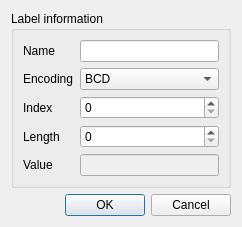
<?xml version="1.0" encoding="UTF-8"?>
<ui version="4.0">
 <class>LabelDialog</class>
 <widget class="QDialog" name="LabelDialog">
  <property name="geometry">
   <rect>
    <x>0</x>
    <y>0</y>
    <width>242</width>
    <height>215</height>
   </rect>
  </property>
  <property name="windowTitle">
   <string>Edit label</string>
  </property>
  <layout class="QVBoxLayout" name="verticalLayout">
   <item>
    <widget class="QGroupBox" name="groupBox">
     <property name="title">
      <string>Label information</string>
     </property>
     <layout class="QFormLayout" name="formLayout_3">
      <property name="fieldGrowthPolicy">
       <enum>QFormLayout::AllNonFixedFieldsGrow</enum>
      </property>
      <item row="0" column="0">
       <widget class="QLabel" name="label">
        <property name="text">
         <string>Name</string>
        </property>
       </widget>
      </item>
      <item row="1" column="0">
       <widget class="QLabel" name="label_2">
        <property name="text">
         <string>Encoding</string>
        </property>
       </widget>
      </item>
      <item row="2" column="0">
       <widget class="QLabel" name="label_3">
        <property name="text">
         <string>Index</string>
        </property>
       </widget>
      </item>
      <item row="3" column="0">
       <widget class="QLabel" name="label_4">
        <property name="text">
         <string>Length</string>
        </property>
       </widget>
      </item>
      <item row="1" column="1">
       <widget class="QComboBox" name="encoding">
        <property name="currentIndex">
         <number>0</number>
        </property>
        <item>
         <property name="text">
          <string>BCD</string>
         </property>
        </item>
        <item>
         <property name="text">
          <string>ASCII (7 bits)</string>
         </property>
        </item>
        <item>
         <property name="text">
          <string>ASCII (8 bits)</string>
         </property>
        </item>
        <item>
         <property name="text">
          <string>Binary</string>
         </property>
        </item>
        <item>
         <property name="text">
          <string>Int2</string>
         </property>
        </item>
        <item>
         <property name="text">
          <string>Int3</string>
         </property>
        </item>
        <item>
         <property name="text">
          <string>Int4</string>
         </property>
        </item>
        <item>
         <property name="text">
          <string>Int5</string>
         </property>
        </item>
        <item>
         <property name="text">
          <string>Int6</string>
         </property>
        </item>
        <item>
         <property name="text">
          <string>Int7</string>
         </property>
        </item>
        <item>
         <property name="text">
          <string>Int8</string>
         </property>
        </item>
        <item>
         <property name="text">
          <string>Int16</string>
         </property>
        </item>
        <item>
         <property name="text">
          <string>Int32</string>
         </property>
        </item>
       </widget>
      </item>
      <item row="0" column="1">
       <widget class="QLineEdit" name="name">
        <property name="clearButtonEnabled">
         <bool>false</bool>
        </property>
       </widget>
      </item>
      <item row="2" column="1">
       <widget class="QSpinBox" name="index">
        <property name="minimum">
         <number>0</number>
        </property>
        <property name="maximum">
         <number>999999999</number>
        </property>
       </widget>
      </item>
      <item row="3" column="1">
       <widget class="QSpinBox" name="length">
        <property name="maximum">
         <number>999999999</number>
        </property>
       </widget>
      </item>
      <item row="4" column="0">
       <widget class="QLabel" name="label_5">
        <property name="text">
         <string>Value</string>
        </property>
       </widget>
      </item>
      <item row="4" column="1">
       <widget class="QLineEdit" name="value">
        <property name="enabled">
         <bool>false</bool>
        </property>
        <property name="frame">
         <bool>true</bool>
        </property>
        <property name="readOnly">
         <bool>true</bool>
        </property>
        <property name="clearButtonEnabled">
         <bool>false</bool>
        </property>
       </widget>
      </item>
     </layout>
    </widget>
   </item>
   <item>
    <widget class="QDialogButtonBox" name="buttonBox">
     <property name="orientation">
      <enum>Qt::Horizontal</enum>
     </property>
     <property name="standardButtons">
      <set>QDialogButtonBox::Cancel|QDialogButtonBox::Ok</set>
     </property>
    </widget>
   </item>
  </layout>
 </widget>
 <tabstops>
  <tabstop>name</tabstop>
  <tabstop>encoding</tabstop>
  <tabstop>index</tabstop>
  <tabstop>length</tabstop>
  <tabstop>value</tabstop>
  <tabstop>buttonBox</tabstop>
 </tabstops>
 <resources/>
 <connections>
  <connection>
   <sender>buttonBox</sender>
   <signal>accepted()</signal>
   <receiver>LabelDialog</receiver>
   <slot>accept()</slot>
   <hints>
    <hint type="sourcelabel">
     <x>232</x>
     <y>205</y>
    </hint>
    <hint type="destinationlabel">
     <x>157</x>
     <y>274</y>
    </hint>
   </hints>
  </connection>
  <connection>
   <sender>buttonBox</sender>
   <signal>rejected()</signal>
   <receiver>LabelDialog</receiver>
   <slot>reject()</slot>
   <hints>
    <hint type="sourcelabel">
     <x>232</x>
     <y>205</y>
    </hint>
    <hint type="destinationlabel">
     <x>286</x>
     <y>274</y>
    </hint>
   </hints>
  </connection>
 </connections>
</ui>
